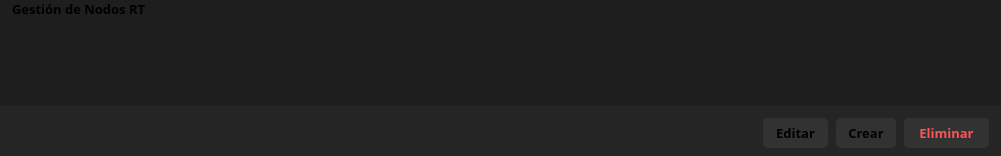
                  <widget class="QWidget" name="page_rt_nodes">
                   <layout class="QVBoxLayout" name="verticalLayout_19">
                    <property name="spacing">
                     <number>0</number>
                    </property>
                    <property name="leftMargin">
                     <number>0</number>
                    </property>
                    <property name="topMargin">
                     <number>0</number>
                    </property>
                    <property name="rightMargin">
                     <number>0</number>
                    </property>
                    <property name="bottomMargin">
                     <number>0</number>
                    </property>
                    <item>
                     <widget class="QFrame" name="page_rt_content">
                      <property name="frameShape">
                       <enum>QFrame::NoFrame</enum>
                      </property>
                      <property name="frameShadow">
                       <enum>QFrame::Raised</enum>
                      </property>
                      <layout class="QVBoxLayout" name="verticalLayout_20">
                       <property name="spacing">
                        <number>0</number>
                       </property>
                       <property name="leftMargin">
                        <number>0</number>
                       </property>
                       <property name="topMargin">
                        <number>0</number>
                       </property>
                       <property name="rightMargin">
                        <number>0</number>
                       </property>
                       <property name="bottomMargin">
                        <number>0</number>
                       </property>
                       <item>
                        <widget class="QFrame" name="frame_3">
                         <property name="maximumSize">
                          <size>
                           <width>16777215</width>
                           <height>50</height>
                          </size>
                         </property>
                         <property name="styleSheet">
                          <string notr="true">background-color: rgb(30, 30, 30);</string>
                         </property>
                         <property name="frameShape">
                          <enum>QFrame::NoFrame</enum>
                         </property>
                         <property name="frameShadow">
                          <enum>QFrame::Raised</enum>
                         </property>
                         <layout class="QHBoxLayout" name="horizontalLayout_17">
                          <property name="leftMargin">
                           <number>12</number>
                          </property>
                          <property name="topMargin">
                           <number>0</number>
                          </property>
                          <property name="rightMargin">
                           <number>0</number>
                          </property>
                          <property name="bottomMargin">
                           <number>0</number>
                          </property>
                          <item>
                           <widget class="QLabel" name="label">
                            <property name="font">
                             <font>
                              <family>Segoe UI Semibold</family>
                              <pointsize>10</pointsize>
                              <weight>75</weight>
                              <bold>true</bold>
                             </font>
                            </property>
                            <property name="text">
                             <string>Gestión de Nodos RT</string>
                            </property>
                           </widget>
                          </item>
                         </layout>
                        </widget>
                       </item>
                       <item>
                        <widget class="QFrame" name="frame_5">
                         <property name="frameShape">
                          <enum>QFrame::NoFrame</enum>
                         </property>
                         <property name="frameShadow">
                          <enum>QFrame::Raised</enum>
                         </property>
                         <layout class="QVBoxLayout" name="verticalLayout_26">
                          <property name="leftMargin">
                           <number>0</number>
                          </property>
                          <property name="topMargin">
                           <number>0</number>
                          </property>
                          <property name="rightMargin">
                           <number>0</number>
                          </property>
                          <property name="bottomMargin">
                           <number>0</number>
                          </property>
                          <item>
                           <widget class="QTableWidget" name="rtNodeManagementTable">
                            <property name="enabled">
                             <bool>true</bool>
                            </property>
                            <property name="sizePolicy">
                             <sizepolicy hsizetype="Preferred" vsizetype="Preferred">
                              <horstretch>0</horstretch>
                              <verstretch>0</verstretch>
                             </sizepolicy>
                            </property>
                            <property name="maximumSize">
                             <size>
                              <width>99999</width>
                              <height>1000</height>
                             </size>
                            </property>
                            <property name="palette">
                             <palette>
                              <active>
                               <colorrole role="WindowText">
                                <brush brushstyle="SolidPattern">
                                 <color alpha="255">
                                  <red>210</red>
                                  <green>210</green>
                                  <blue>210</blue>
                                 </color>
                                </brush>
                               </colorrole>
                               <colorrole role="Button">
                                <brush brushstyle="SolidPattern">
                                 <color alpha="255">
                                  <red>30</red>
                                  <green>30</green>
                                  <blue>30</blue>
                                 </color>
                                </brush>
                               </colorrole>
                               <colorrole role="Text">
                                <brush brushstyle="SolidPattern">
                                 <color alpha="255">
                                  <red>210</red>
                                  <green>210</green>
                                  <blue>210</blue>
                                 </color>
                                </brush>
                               </colorrole>
                               <colorrole role="ButtonText">
                                <brush brushstyle="SolidPattern">
                                 <color alpha="255">
                                  <red>210</red>
                                  <green>210</green>
                                  <blue>210</blue>
                                 </color>
                                </brush>
                               </colorrole>
                               <colorrole role="Base">
                                <brush brushstyle="SolidPattern">
                                 <color alpha="255">
                                  <red>30</red>
                                  <green>30</green>
                                  <blue>30</blue>
                                 </color>
                                </brush>
                               </colorrole>
                               <colorrole role="Window">
                                <brush brushstyle="SolidPattern">
                                 <color alpha="255">
                                  <red>30</red>
                                  <green>30</green>
                                  <blue>30</blue>
                                 </color>
                                </brush>
                               </colorrole>
                               <colorrole role="PlaceholderText">
                                <brush brushstyle="NoBrush">
                                 <color alpha="128">
                                  <red>210</red>
                                  <green>210</green>
                                  <blue>210</blue>
                                 </color>
                                </brush>
                               </colorrole>
                              </active>
                              <inactive>
                               <colorrole role="WindowText">
                                <brush brushstyle="SolidPattern">
                                 <color alpha="255">
                                  <red>210</red>
                                  <green>210</green>
                                  <blue>210</blue>
                                 </color>
                                </brush>
                               </colorrole>
                               <colorrole role="Button">
                                <brush brushstyle="SolidPattern">
                                 <color alpha="255">
                                  <red>30</red>
                                  <green>30</green>
                                  <blue>30</blue>
                                 </color>
                                </brush>
                               </colorrole>
                               <colorrole role="Text">
                                <brush brushstyle="SolidPattern">
                                 <color alpha="255">
                                  <red>210</red>
                                  <green>210</green>
                                  <blue>210</blue>
                                 </color>
                                </brush>
                               </colorrole>
                               <colorrole role="ButtonText">
                                <brush brushstyle="SolidPattern">
                                 <color alpha="255">
                                  <red>210</red>
                                  <green>210</green>
                                  <blue>210</blue>
                                 </color>
                                </brush>
                               </colorrole>
                               <colorrole role="Base">
                                <brush brushstyle="SolidPattern">
                                 <color alpha="255">
                                  <red>30</red>
                                  <green>30</green>
                                  <blue>30</blue>
                                 </color>
                                </brush>
                               </colorrole>
                               <colorrole role="Window">
                                <brush brushstyle="SolidPattern">
                                 <color alpha="255">
                                  <red>30</red>
                                  <green>30</green>
                                  <blue>30</blue>
                                 </color>
                                </brush>
                               </colorrole>
                               <colorrole role="PlaceholderText">
                                <brush brushstyle="NoBrush">
                                 <color alpha="128">
                                  <red>210</red>
                                  <green>210</green>
                                  <blue>210</blue>
                                 </color>
                                </brush>
                               </colorrole>
                              </inactive>
                              <disabled>
                               <colorrole role="WindowText">
                                <brush brushstyle="SolidPattern">
                                 <color alpha="255">
                                  <red>210</red>
                                  <green>210</green>
                                  <blue>210</blue>
                                 </color>
                                </brush>
                               </colorrole>
                               <colorrole role="Button">
                                <brush brushstyle="SolidPattern">
                                 <color alpha="255">
                                  <red>30</red>
                                  <green>30</green>
                                  <blue>30</blue>
                                 </color>
                                </brush>
                               </colorrole>
                               <colorrole role="Text">
                                <brush brushstyle="SolidPattern">
                                 <color alpha="255">
                                  <red>210</red>
                                  <green>210</green>
                                  <blue>210</blue>
                                 </color>
                                </brush>
                               </colorrole>
                               <colorrole role="ButtonText">
                                <brush brushstyle="SolidPattern">
                                 <color alpha="255">
                                  <red>210</red>
                                  <green>210</green>
                                  <blue>210</blue>
                                 </color>
                                </brush>
                               </colorrole>
                               <colorrole role="Base">
                                <brush brushstyle="SolidPattern">
                                 <color alpha="255">
                                  <red>30</red>
                                  <green>30</green>
                                  <blue>30</blue>
                                 </color>
                                </brush>
                               </colorrole>
                               <colorrole role="Window">
                                <brush brushstyle="SolidPattern">
                                 <color alpha="255">
                                  <red>30</red>
                                  <green>30</green>
                                  <blue>30</blue>
                                 </color>
                                </brush>
                               </colorrole>
                               <colorrole role="PlaceholderText">
                                <brush brushstyle="NoBrush">
                                 <color alpha="128">
                                  <red>210</red>
                                  <green>210</green>
                                  <blue>210</blue>
                                 </color>
                                </brush>
                               </colorrole>
                              </disabled>
                             </palette>
                            </property>
                            <property name="focusPolicy">
                             <enum>Qt::NoFocus</enum>
                            </property>
                            <property name="styleSheet">
                             <string notr="true">QTableWidget {	
	background-color: rgb(30, 30, 30);
	padding: 10px;
	border-radius: 0px;
	gridline-color: rgb(44, 49, 60);
	/*border-bottom: 1px solid rgb(44, 49, 60);*/
	border-top-left-radius: 0px;
	border-top-right-radius: 0px;
}
QTableWidget::item{
	border-color: rgb(44, 49, 60);
	padding-left: 5px;
	padding-right: 5px;
	gridline-color: rgb(44, 49, 60);
}
QTableWidget::item:selected{
	background-color: rgb(50, 50, 51);
	color: rgb(219, 219, 219);
}
QScrollBar:horizontal {
    border: none;
    background: rgb(52, 59, 72);
    height: 14px;
    margin: 0px 21px 0 21px;
	border-radius: 0px;
}
 QScrollBar:vertical {
	border: none;
    background: rgb(52, 59, 72);
    width: 14px;
    margin: 21px 0 21px 0;
	border-radius: 0px;
 }
QHeaderView::section{
	Background-color: rgb(39, 44, 54);
	max-width: 30px;
	border: 1px solid rgb(44, 49, 60);
	border-style: none;
    border-bottom: 1px solid rgb(44, 49, 60);
    border-right: 1px solid rgb(44, 49, 60);
}
QTableWidget::horizontalHeader {	
	background-color: rgb(81, 255, 0);
}
QHeaderView::section:horizontal
{
    border: 1px solid rgb(30,30,30);
	background-color: rgb(0, 122, 204);
	padding: 3px;
	border-top-left-radius: 7px;
    border-top-right-radius: 7px;
}
QHeaderView::section:vertical
{
    border: 1px solid rgb(0, 122, 204);
}
</string>
                            </property>
                            <property name="frameShape">
                             <enum>QFrame::NoFrame</enum>
                            </property>
                            <property name="verticalScrollBarPolicy">
                             <enum>Qt::ScrollBarAsNeeded</enum>
                            </property>
                            <property name="horizontalScrollBarPolicy">
                             <enum>Qt::ScrollBarAsNeeded</enum>
                            </property>
                            <property name="sizeAdjustPolicy">
                             <enum>QAbstractScrollArea::AdjustToContents</enum>
                            </property>
                            <property name="autoScroll">
                             <bool>true</bool>
                            </property>
                            <property name="autoScrollMargin">
                             <number>16</number>
                            </property>
                            <property name="editTriggers">
                             <set>QAbstractItemView::NoEditTriggers</set>
                            </property>
                            <property name="alternatingRowColors">
                             <bool>false</bool>
                            </property>
                            <property name="selectionMode">
                             <enum>QAbstractItemView::SingleSelection</enum>
                            </property>
                            <property name="selectionBehavior">
                             <enum>QAbstractItemView::SelectRows</enum>
                            </property>
                            <property name="verticalScrollMode">
                             <enum>QAbstractItemView::ScrollPerPixel</enum>
                            </property>
                            <property name="horizontalScrollMode">
                             <enum>QAbstractItemView::ScrollPerPixel</enum>
                            </property>
                            <property name="showGrid">
                             <bool>true</bool>
                            </property>
                            <property name="gridStyle">
                             <enum>Qt::SolidLine</enum>
                            </property>
                            <property name="sortingEnabled">
                             <bool>true</bool>
                            </property>
                            <property name="wordWrap">
                             <bool>true</bool>
                            </property>
                            <property name="rowCount">
                             <number>0</number>
                            </property>
                            <attribute name="horizontalHeaderVisible">
                             <bool>false</bool>
                            </attribute>
                            <attribute name="horizontalHeaderCascadingSectionResizes">
                             <bool>false</bool>
                            </attribute>
                            <attribute name="horizontalHeaderDefaultSectionSize">
                             <number>200</number>
                            </attribute>
                            <attribute name="horizontalHeaderStretchLastSection">
                             <bool>true</bool>
                            </attribute>
                            <attribute name="verticalHeaderVisible">
                             <bool>false</bool>
                            </attribute>
                            <attribute name="verticalHeaderCascadingSectionResizes">
                             <bool>false</bool>
                            </attribute>
                            <attribute name="verticalHeaderMinimumSectionSize">
                             <number>30</number>
                            </attribute>
                            <attribute name="verticalHeaderDefaultSectionSize">
                             <number>30</number>
                            </attribute>
                            <attribute name="verticalHeaderHighlightSections">
                             <bool>false</bool>
                            </attribute>
                            <attribute name="verticalHeaderStretchLastSection">
                             <bool>false</bool>
                            </attribute>
                           </widget>
                          </item>
                         </layout>
                        </widget>
                       </item>
                       <item>
                        <widget class="QFrame" name="frame_6">
                         <property name="maximumSize">
                          <size>
                           <width>16777215</width>
                           <height>50</height>
                          </size>
                         </property>
                         <property name="styleSheet">
                          <string notr="true">background-color: rgb(37, 37, 38);</string>
                         </property>
                         <property name="frameShape">
                          <enum>QFrame::NoFrame</enum>
                         </property>
                         <property name="frameShadow">
                          <enum>QFrame::Raised</enum>
                         </property>
                         <layout class="QHBoxLayout" name="horizontalLayout_16">
                          <property name="spacing">
                           <number>8</number>
                          </property>
                          <property name="leftMargin">
                           <number>12</number>
                          </property>
                          <property name="topMargin">
                           <number>12</number>
                          </property>
                          <property name="rightMargin">
                           <number>12</number>
                          </property>
                          <property name="bottomMargin">
                           <number>12</number>
                          </property>
                          <item>
                           <spacer name="horizontalSpacer_8">
                            <property name="orientation">
                             <enum>Qt::Horizontal</enum>
                            </property>
                            <property name="sizeHint" stdset="0">
                             <size>
                              <width>751</width>
                              <height>20</height>
                             </size>
                            </property>
                           </spacer>
                          </item>
                          <item>
                           <widget class="QPushButton" name="edit_rtnode_btn">
                            <property name="minimumSize">
                             <size>
                              <width>65</width>
                              <height>30</height>
                             </size>
                            </property>
                            <property name="font">
                             <font>
                              <family>Segoe UI Semibold</family>
                              <pointsize>10</pointsize>
                              <weight>75</weight>
                              <bold>true</bold>
                             </font>
                            </property>
                            <property name="styleSheet">
                             <string notr="true">QPushButton {
	border: 2px solid rgb(50, 50, 51);
	border-radius: 5px;	
	background-color: rgb(50, 50, 51);
}
QPushButton:hover {
	background-color: rgb(56, 56, 57);
	border: 2px solid rgb(56, 56, 57);
}
QPushButton:pressed {	
	background-color: rgb(56, 56, 57);
	border: 1px solid rgb(0, 122, 204);
}</string>
                            </property>
                            <property name="text">
                             <string>Editar</string>
                            </property>
                           </widget>
                          </item>
                          <item>
                           <widget class="QPushButton" name="create_rtnode_btn">
                            <property name="minimumSize">
                             <size>
                              <width>60</width>
                              <height>30</height>
                             </size>
                            </property>
                            <property name="font">
                             <font>
                              <family>Segoe UI Semibold</family>
                              <pointsize>10</pointsize>
                              <weight>75</weight>
                              <bold>true</bold>
                             </font>
                            </property>
                            <property name="styleSheet">
                             <string notr="true">QPushButton {
	border: 2px solid rgb(50, 50, 51);
	border-radius: 5px;	
	background-color: rgb(50, 50, 51);
}
QPushButton:hover {
	background-color: rgb(56, 56, 57);
	border: 2px solid rgb(56, 56, 57);
}
QPushButton:pressed {	
	background-color: rgb(56, 56, 57);
	border: 1px solid rgb(0, 122, 204);
}</string>
                            </property>
                            <property name="text">
                             <string>Crear</string>
                            </property>
                           </widget>
                          </item>
                          <item>
                           <widget class="QPushButton" name="delete_rtnode_btn">
                            <property name="minimumSize">
                             <size>
                              <width>85</width>
                              <height>30</height>
                             </size>
                            </property>
                            <property name="font">
                             <font>
                              <family>Segoe UI Semibold</family>
                              <pointsize>10</pointsize>
                              <weight>75</weight>
                              <bold>true</bold>
                             </font>
                            </property>
                            <property name="styleSheet">
                             <string notr="true">QPushButton {
	border: 2px solid rgb(50, 50, 51);
	border-radius: 5px;	
	background-color: rgb(50, 50, 51);
	color: rgb(255, 84, 87);
}
QPushButton:hover {
	background-color: rgb(193, 59, 59);
	border: 1px solid rgb(193, 59, 59);
	color: rgb(210, 210, 210);
}
QPushButton:pressed {	
	background-color: rgb(220, 67, 67);
	border: 1px solid rgb(220, 67, 67);
}</string>
                            </property>
                            <property name="text">
                             <string>Eliminar</string>
                            </property>
                           </widget>
                          </item>
                         </layout>
                        </widget>
                       </item>
                      </layout>
                     </widget>
                    </item>
                   </layout>
                  </widget>
